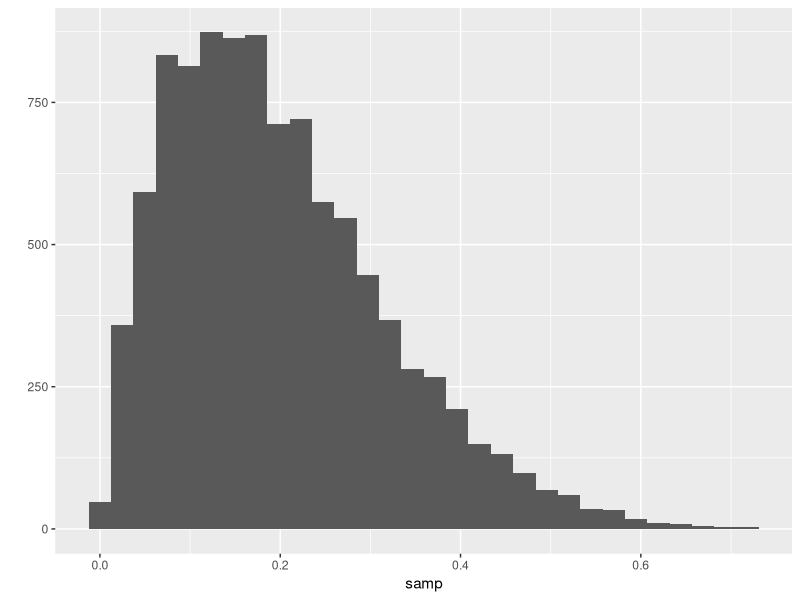
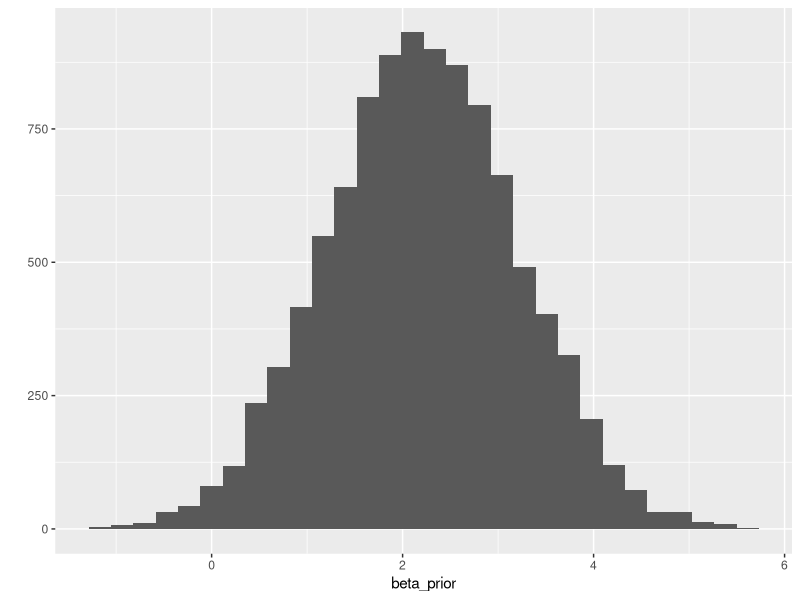
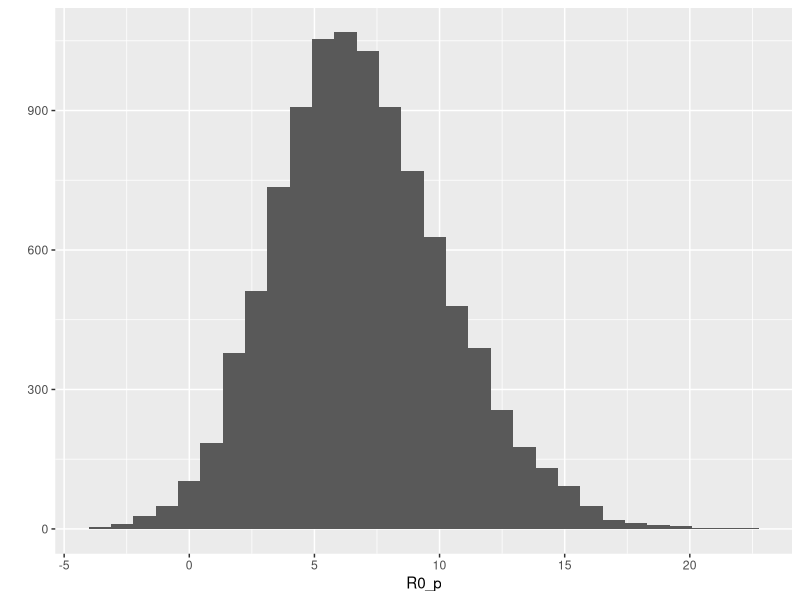

Source code (R) for these figures, in order:
## ---- chunk 1
knitr::opts_chunk$set(echo = TRUE)
## ---- chunk 2
library(ggplot2)
## ---- chunk 3
samp = rbeta(10000,2,8)
qplot(samp)
## ---- chunk 4
set.seed(12)
R0 = runif(10000,4,10) # draw randomly 10,000 values between 4 and 10 
gamma = 1/4.17
rho = runif(10000,0,0.5) 

# calculate values of beta 
beta = R0 * gamma / (1-rho) 
 
# 95% quantiles of beta 
quantile(beta, probs = c(0.025,0.5,0.975)) 

# draw from a  normal distribution 
beta_prior = rnorm(10000,2.2,1)
qplot(beta_prior)

# check values of beta support R0 range 
R0_p = (1-rho) * (beta_prior) / gamma

quantile(R0_p,  probs = c(0.025,0.1,0.25, 0.5, 0.75,0.9,0.975))

qplot(R0_p)
